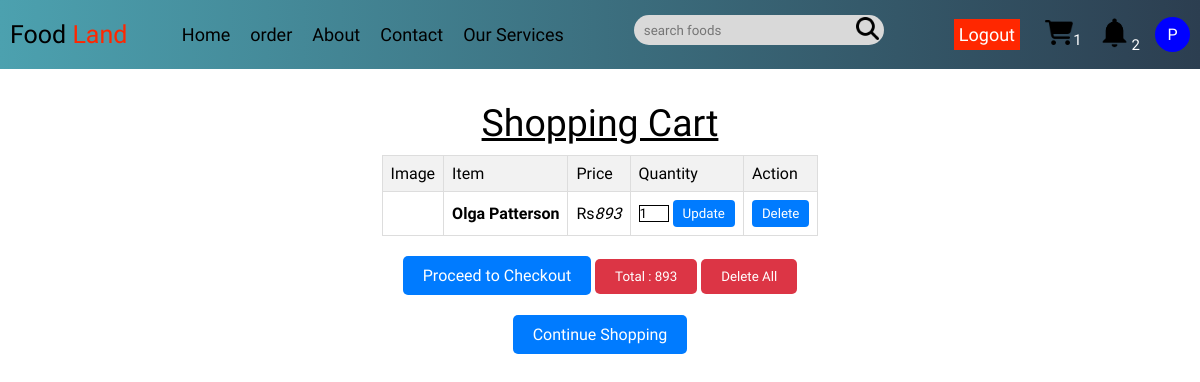
Before: /pages/cart.php (signed in) with the older database file.
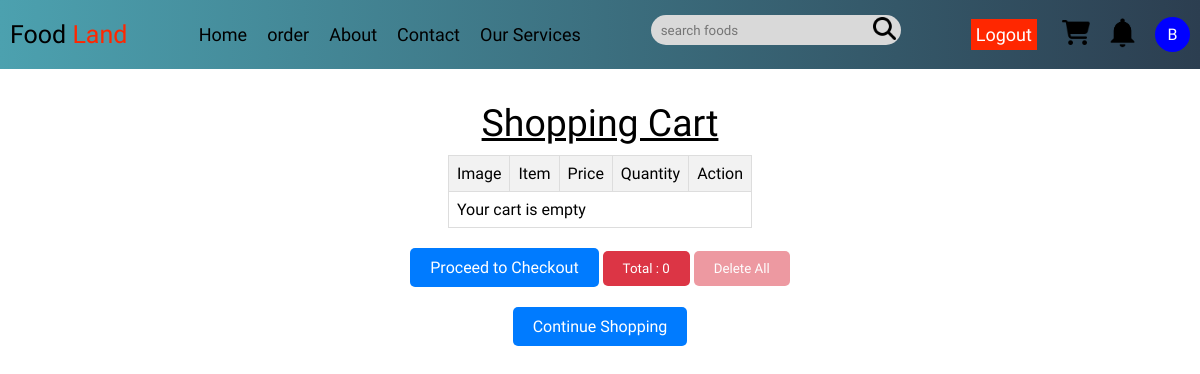
After: the same page with the newer database file.
### tables this page shows
CREATE TABLE `carts` (
  `id` varchar(100) NOT NULL DEFAULT uuid(),
  `userid` varchar(100) NOT NULL,
  `pid` varchar(100) NOT NULL,
  `name` varchar(100) NOT NULL,
  `price` int(10) NOT NULL,
  `quantity` int(10) NOT NULL,
  `image` varchar(100) NOT NULL
);

### pages/cart.php (the view, shortened to what the changed rows need)
<?php
include('../components/fetchdata.php');
$grand_total = 0;
?>
<!DOCTYPE html>
<html lang="en">
<head>
    <link rel="stylesheet" href="https://cdnjs.cloudflare.com/ajax/libs/font-awesome/6.1.1/css/all.min.css">
</head>
<body>
    <?php include '../components/navbar.php'; ?>
    <div class="cartAndOrders">
        <section class="allcart_components">
            <div class="before">
                <div class="table">
                    <table>
                        <thead>
                            <tr>
                                <th class="first">Image</th>
                                <th class="two">Item</th>
                                <th class="third">Price</th>
                                <th class="four">Quantity</th>
                                <th class="five">Action</th>
                            </tr>
                        </thead>
                        <?php
                        $select_query = "SELECT * FROM `carts` WHERE userid = '$userId'";
                        $result = mysqli_query($conn, $select_query);
                        if ($result) {
                            if (mysqli_num_rows($result) > 0) {
                                while ($fetch_cart = mysqli_fetch_assoc($result)) {
                                    $sub_total = $fetch_cart['price'] * $fetch_cart['quantity'];
                                    $grand_total += $sub_total;
                        ?>
                                    <tr>
                                        <td>
                                        </td>
                                        <td class="name">
                                            <?= $fetch_cart['name']; ?>
                                        </td>
                                        <td class="price">
                                            <span>Rs</span><?= $fetch_cart['price']; ?>
                                        </td>
                                        <td>
                                            <form action="" method="post">
                                                <input type="number" name="qty" class="qty" max="99" value="<?= $fetch_cart['quantity']; ?>" maxlength="2">
                                                <button type="submit" class="update" name="update_qty">Update</button>
                                            </form>
                                        </td>
                                        <td>
                                            <form action="" method="post">
                                                <button type="submit" class="car" name="delete" onclick="return confirm('Delete this item?');">Delete</button>
                                            </form>
                                        </td>
                                    </tr>
                        <?php
                                }
                            } else {
                                echo '<tr><td colspan="5" class="empty">Your cart is empty</td></tr>';
                            }
                        } else {
                            echo "Error: " . mysqli_error($conn);
                        }
                        ?>
                    </table>
                </div>
                <div class="cart-total" id="none">
                    <form action="" method="post">
                        <button>
                            <p>Total : <?= $grand_total; ?></p>
                        </button>
                    </form>
                </div>
            </div>
        </section>
    </div>
</body>
</html>

### components/navbar.php (shortened to what the changed rows need)
<!DOCTYPE html>
<html lang="en">
<head>
</head>
<body>
    <?php
    require('../components/fetchdata.php');
    ?>
    <div style="display: flex; margin:0 auto;background: linear-gradient(90deg, #4ca1af, #2c3e50);">
        <nav>
            <div class="right_nav">
                <ul class='user'>
                    <li>
                <?php
    if(!isset($userId)){
        echo '<a href="../pages/cart.php"><img src="../assets/cart.png" alt="cart_icon" style="height:25px;" id="toggle_cart"></a>';
    } else {
        echo '<a href="../pages/cart.php"><img src="../assets/cart.png" alt="cart_icon" style="height:25px;" id="toggle_cart"></a>';
        $sql = mysqli_query($conn, "select * from `carts` where userid='$userId'");
$row_count = mysqli_num_rows($sql);
if ($row_count > 0) {
    echo "<span style='color:white;font-size:15px;'>$row_count</span>";
} else {
    echo "";
}
    }
?>  </li>
         <li>
            <?php
              if(isset($userId)){
              echo' <a href="../pages/notification.php"><img src="../assets/notification.png" alt="" style="height:35px"></a>';
              $sql=mysqli_query($conn,"SELECT * from `notifications` Where userId='$userId'");
$row_count = mysqli_num_rows($sql);
if ($row_count > 0) {
    echo "<span style='color:white;font-size:15px;'>$row_count</span>";
} else {
    echo "";
}
              }
          ?>
        </li>
                    <?php if (isset($userName)) : ?>
                        <li id="profile">
                            <a href="../pages/profile.php">
                                <?php
                                $firstLetter = strtoupper(substr($userName, 0, 1));
                                ?>
                                <div style='width: 35px; height: 35px; border-radius: 50%; background-color: blue; color: white; display: flex; justify-content: center; align-items: center;'>
                                    <?php echo $firstLetter; ?>
                                </div>
                            </a>
                        </li>
                    <?php endif; ?>
                </ul>
            </div>
        </nav>
    </div>
</body>

Changed rows visible on the page:
removed carts: name "Olga Patterson", price "893", qty "1"
Other visible differences:
$firstLetter: "P" → "B"
$grand_total: "893" → "0"
$row_count: "1" → (not shown)
$row_count: "2" → (not shown)
text now shown: "Your cart is empty"
